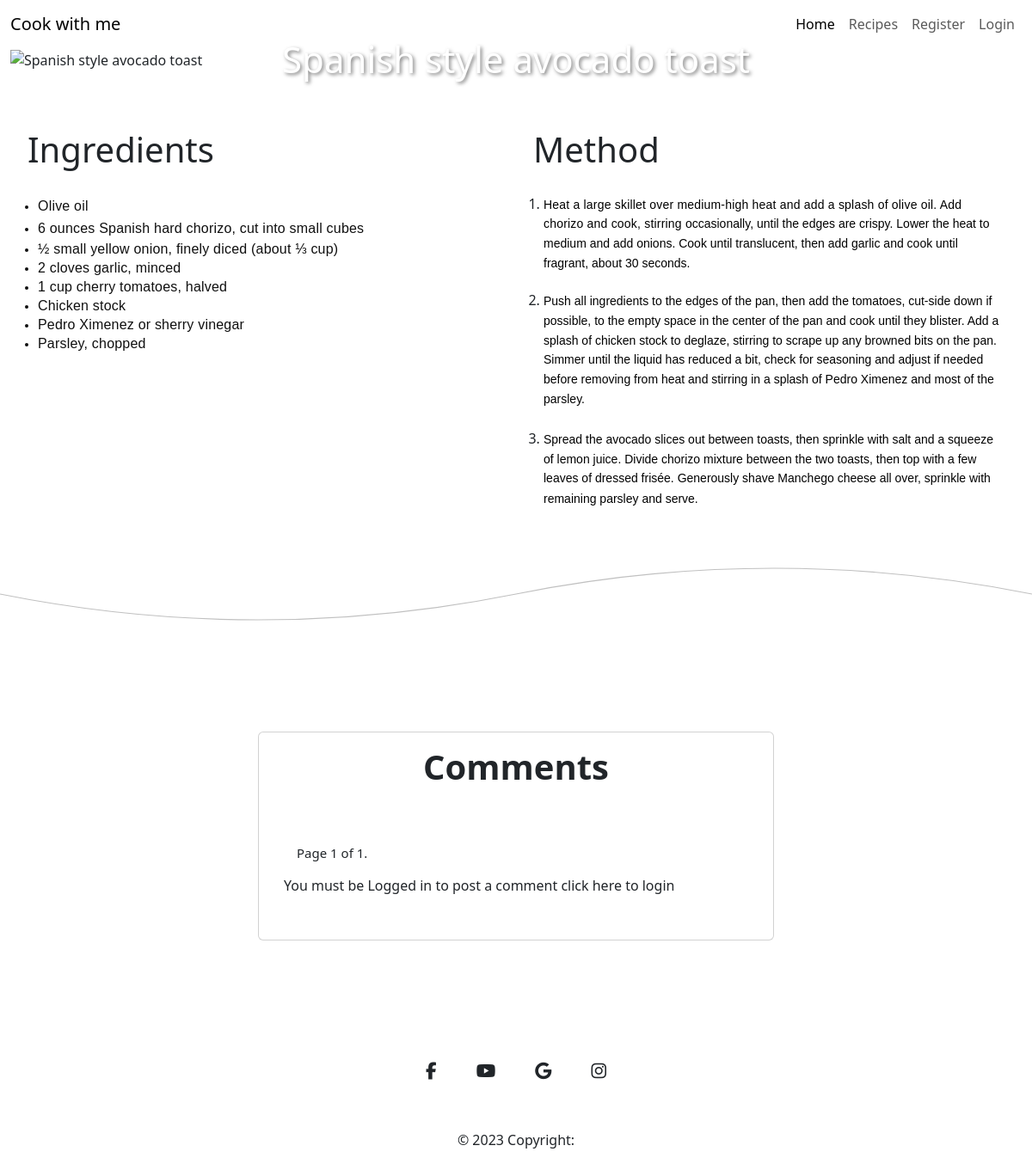
Page /recipes/9/ on the earlier database version.
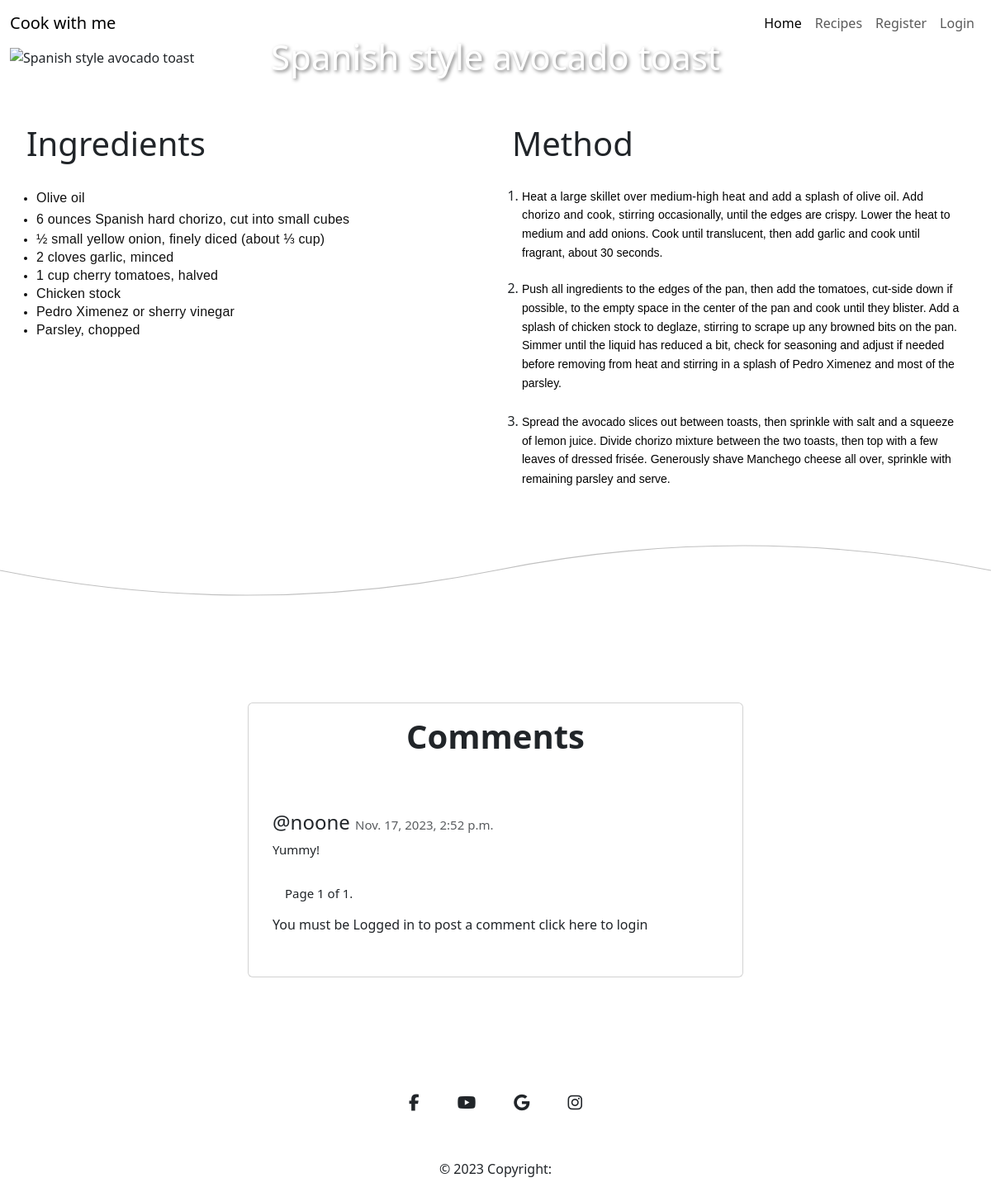
Same page on the later database version.
### cook_recipe/models.py (models this page shows, shortened)
class Recipe(models.Model):
    featured_image = CloudinaryField('image')
    recipe_image = CloudinaryField('image', null=True, blank=True)
    title = models.CharField(max_length=150, unique=True)
    created_date = models.DateTimeField(auto_now_add=True)
    content = models.TextField()
    content_method = models.TextField(default="Default content for method.")
    status = models.IntegerField(choices=STATUS, default=0)
    likes = models.ManyToManyField(
        User,
        related_name='recipes_likes',
        blank=True
    )

class Comment(models.Model):
    recipe = models.ForeignKey(Recipe, on_delete=models.CASCADE)
    user = models.ForeignKey(
        User,
        on_delete=models.CASCADE,
        null=True,
        blank=True
    )
    email = models.EmailField(max_length=50, blank=True, null=True)
    content_body = models.TextField(max_length=400)
    comment_approved = models.BooleanField(default=False)
    created_on = models.DateTimeField(auto_now_add=True)

### cook_recipe/views.py (the view, shortened to what this page needs)
def recipe_content(request, recipe_id):
    recipe = get_object_or_404(Recipe, pk=recipe_id)
    comments = recipe.comment_set.all().order_by('-created_on')
    paginator = Paginator(comments, 4)  # Show 4 comments per page
    page = request.GET.get('page')
    comments = paginator.get_page(page)
    form = CommentForm()
    return render(request,
                  'recipe_content.html',
                  {'form': form, 'recipe': recipe, 'comments': comments})

### templates/recipe_content.html (shortened to what this page needs)
{% extends 'base.html' %}
{% load static%}
{% load crispy_forms_tags%}
{% block content %}
<div class="container-fluid flex">
    <div class="col-12 title-box">
        <img src="{{ recipe.recipe_image.url }}" alt="{{ recipe.title }}" class="img-fluid w-100">
        <h1>{{ recipe.title }}</h1>
     </div>
</div>
<div class="container-fluid row mt-5">
        <div class="col-md-6">
            <h2 class="title-content">Ingredients</h2>
            {{ recipe.content|safe }}
        </div>
        <div class="col-md-6">
            <h2 class="title-content">Method</h2>
            {{ recipe.content_method|safe }}
        </div>
</div>
<svg xmlns="http://www.w3.org/2000/svg" viewBox="0 0 1000 100" preserveAspectRatio="none">
    <path d="M0 50 Q 250 100 500 50 T 1000 50" fill="none" stroke="silver" stroke-width="1"></path>
</svg>
<div class="d-flex justify-content-center mt-100 mb-100">
    <div class="col-lg-6">
        <div class="card">
            <div class="card-body text-center">
                <h3 class="card-title fs-1">Comments</h3>
            </div>
            <div class="comment-widgets">
                <div class="d-flex flex-row comment-row m-t-0">
                    <div class="comment-text w-100">
                        {% for comment in comments %}
                             <h4 class="fs-4 mt-3">@{{ comment.user }} <span class="text-muted float-right">{{ comment.created_on }}</span></h4>
                             <span class="m-b-15 d-block">{{ comment.content_body }}</span>
                        {% endfor %}
                        <div class="pagination">
                            <span class="step-links">
                                <span class="current">
                                    Page {{ comments.number }} of {{ comments.paginator.num_pages }}.
                                </span>
                            </span>
                        </div>
                        {% if user.is_authenticated %}
                            <h5>Add a Comment</h5>
                            <form method="post">
                                {% csrf_token %}
                                {{ form|crispy }}
                                <button type="submit" class="btn btn-success btn-sm mt-5">Publish</button>
                            </form>
                        {% else %}
                            <p>You must be Logged in to post a comment <a href="{% url 'account_login' %}">click here</a> to login </p>
                        {% endif %}
                    </div>
                </div>
            </div>
        </div>
    </div>
</div>
{% endblock %}

### templates/base.html (shortened to what this page needs)
{% load static %}
<!doctype html>
<html lang="en">
  <head>
    <link rel="stylesheet" href="{% static 'css/style.css' %}">
    <link href="https://cdn.jsdelivr.net/npm/bootstrap@5.3.2/dist/css/bootstrap.min.css" rel="stylesheet">    <title>{% block title %}Cook with me{% endblock%}</title>
  </head>
  <body>
    <header>
        <div id="nav-section">
            <nav class="navbar navbar-expand-md navbar-light">
                <div class="container-fluid">
                    <a class="navbar-brand" href="{% url 'home' %}">Cook with me</a>
              <div class="nav-elements collapse navbar-collapse" id="navbarNav">
                <ul class="navbar-nav text-center ms-auto">
                  <li class="nav-item">
                    <a class="nav-link active" aria-current="page" href="{% url 'home' %}">Home</a>
                  </li>
                  <li class="nav-item">
                    <a class="nav-link" href="{% url 'recipes' %}">Recipes</a>
                  </li>
                  {% if user.is_authenticated %}
                  <li class="nav-item">
                    <a class="nav-link" href="{% url 'account_logout' %}">Logout</a>
                  </li>
                  {% else %}
                  <li class="nav-item">
                    <a class="nav-link" href="{% url 'account_signup' %}">Register</a>
                  </li>
                  <li class="nav-item">
                    <a class="nav-link" href="{% url 'account_login' %}">Login</a>
                  </li>
                  {% endif %}
                </ul>
              </div>
            </div>
            </nav>
        </div>
    </header>
    {% block content %}
    {% endblock %}
<div class="container my-5">
    <footer class="text-center text-white">
    <div class="container pt-4">
      <div class="mb-4">
        <a
          class="btn btn-link btn-floating btn-lg text-dark m-1" aria-label="Read more about on facebook"
          href="https://www.facebook.com" target="_blank"
          role="button"
          data-mdb-ripple-color="dark"
          ><i class="fab fa-facebook-f"></i
        ></a>
        <a
          class="btn btn-link btn-floating btn-lg text-dark m-1" aria-label="Read more about on youtube"
          href="https://www.youtube.com" target="_blank"
          role="button"
          data-mdb-ripple-color="dark"
          ><i class="fab fa-youtube"></i
        ></a>
        <a
          class="btn btn-link btn-floating btn-lg text-dark m-1" aria-label="Read more about on google"
          href="https://www.google.com/" target="_blank"
          role="button"
          data-mdb-ripple-color="dark"
          ><i class="fab fa-google"></i
        ></a>
        <a
          class="btn btn-link btn-floating btn-lg text-dark m-1" aria-label="Read more about on instagram"
          href="https://www.instagram.com" target="_blank"
          role="button"
          data-mdb-ripple-color="dark"
          ><i class="fab fa-instagram"></i
        ></a>
          </div>
    </div>
    <div class="text-center text-dark p-3">
      © 2023 Copyright:
    </div>
  </footer>
  </div>
  </body>
</html>

### static/css/style.css (style rules this page uses)
* { margin: 0; padding: 0; border: 0; box-sizing: border-box; }
html, body { height: 100%; }
body { font-family: 'Montserrat', sans-serif; font-size: 16px; }
.title-box { position: relative; }
.title-box h1 { position: absolute; top: 50%; left: 50%; transform: translate(-50%, -50%); color: white; text-shadow: 2px 2px 4px rgba(0, 0, 0, 0.5); font-size: 3.5vw; }
.title-content { padding: 20px; font-size: 40px; }
.mt-100 { margin-top: 100px; }
.mb-100 { margin-bottom:100px; }
.card { position: relative; display: -webkit-box; display: -ms-flexbox; display: flex; -webkit-box-orient: vertical; -webkit-box-direction: normal; -ms-flex-direction: column; flex-direction: column; min-width: 0; word-wrap: break-word; background-color: #fff; background-clip: border-box ;border: 0px solid transparent; border-radius: 0px }
.card-body { -webkit-box-flex: 1; -ms-flex: 1 1 auto; flex: 1 1 auto; padding: 1.25rem; }
.card .card-title { position: relative; font-weight: 600; margin-bottom: 10px; font-size: 36px; }
.comment-widgets { position: relative; margin-bottom: 10px; }
.comment-widgets .comment-row { border-bottom: 1px solid transparent; padding: 14px; display: -webkit-box; display: -ms-flexbox; display: flex; margin: 10px 0; }
.comment-text span { font-size: 15px; }
.comment-text { padding-left: 15px; }
.m-b-15 { margin-bottom: 15px; }
.comment-text a { color: inherit; text-decoration: none; text-align: center; }
.step-links { padding: 15px; }

Differences in the rows shown:
added Comment: user "noone", created_on "Nov. 17, 2023, 2:52 p.m.", content_body "Yummy!"
